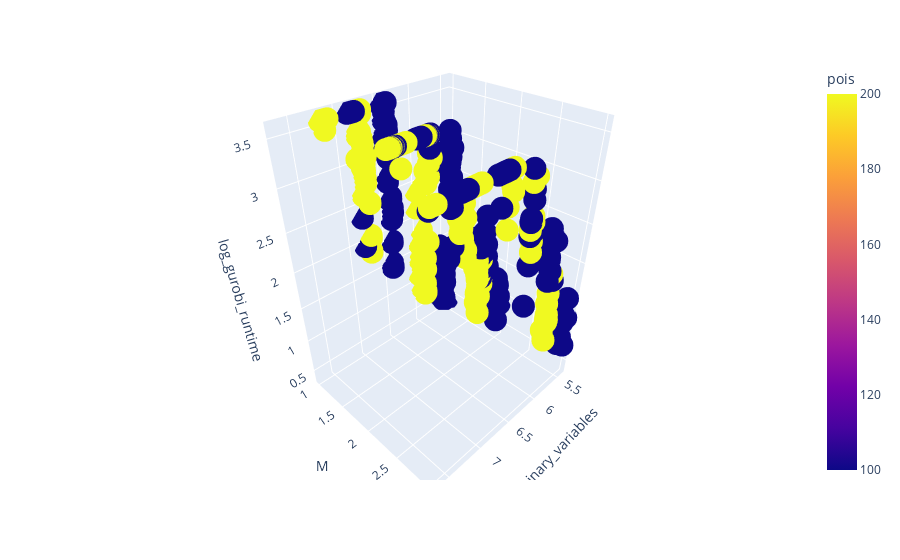

Notebook code cell kept with this figure:
### Code cell
fig = px.scatter_3d(show, x='log_binary_variables', y='M', z='log_gurobi_runtime',
                    color='pois')
fig.show()

### Figure 1 — Plotly figure (JSON) as saved in the notebook; plotly's stock layout.template omitted (floating-point values rounded to 4 significant figures; data arrays with more than 128 entries replaced by an {"elided": "..."} marker saying what was removed)
{"data": [{"hovertemplate": "log_binary_variables=%{x}<br>M=%{y}<br>log_gurobi_runtime=%{z}<br>pois=%{marker.color}<extra></extra>", "legendgroup": "", "marker": {"color": {"elided": "720 int values"}, "coloraxis": "coloraxis", "symbol": "circle"}, "mode": "markers", "name": "", "scene": "scene", "showlegend": false, "type": "scatter3d", "x": {"elided": "720 float values"}, "y": {"elided": "720 int values"}, "z": {"elided": "720 float values"}}], "layout": {"coloraxis": {"colorbar": {"title": {"text": "pois"}}, "colorscale": [[0, "#0d0887"], [0.1111, "#46039f"], [0.2222, "#7201a8"], [0.3333, "#9c179e"], [0.4444, "#bd3786"], [0.5556, "#d8576b"], [0.6667, "#ed7953"], [0.7778, "#fb9f3a"], [0.8889, "#fdca26"], [1, "#f0f921"]]}, "legend": {"tracegroupgap": 0}, "margin": {"t": 60}, "scene": {"domain": {"x": [0, 1], "y": [0, 1]}, "xaxis": {"title": {"text": "log_binary_variables"}}, "yaxis": {"title": {"text": "M"}}, "zaxis": {"title": {"text": "log_gurobi_runtime"}}}}}
